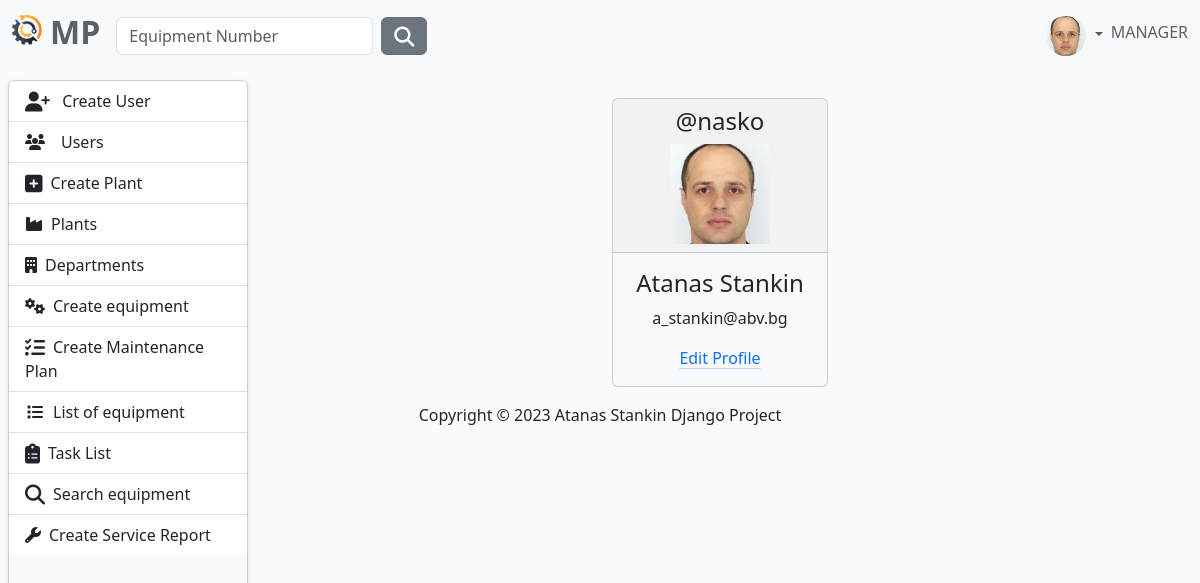
Page /user/profile/ (signed in) on the committed database.
### MaintenancePlanner/accounts/models.py (models this page shows, shortened)
class AppUser(AbstractUser, PermissionsMixin):
    username = models.CharField(
        max_length=30,
        validators=[
            MinLengthValidator(4),
        ],
        unique=True,
    )
    first_name = models.CharField(
        max_length=30,
        validators=[
            MinLengthValidator(2),
            user_name_validator,
        ]
    )
    last_name = models.CharField(
        max_length=30,
        validators=[
            MinLengthValidator(2),
            user_name_validator,
        ]
    )
    email = models.EmailField(unique=True)
    class Role(models.TextChoices):
        MANAGER = "MANAGER", 'Manager'
        SUPERVISOR = "SUPERVISOR", 'Supervisor'
        OPERATOR = "OPERATOR", 'Operator'
    role = models.CharField(max_length=50, choices=Role.choices)
    @property
    def full_name(self):
        return f'{self.first_name} {self.last_name}'

class Profile(models.Model):
    user = models.OneToOneField(AppUser, on_delete=models.CASCADE)
    image = models.ImageField(
        default='images/default.jpg',
        null=True,
        blank=True,
        upload_to='images/'
    )

### MaintenancePlanner/accounts/views.py (the view)
# urls.py: path('profile/', views.profile, name='profile'),
@login_required
def profile(request):
    return render(request, 'profile/profile.html')

### MaintenancePlanner/accounts/templates/profile/profile.html
{% extends "base.html" %}
{% load static %}
{% load crispy_forms_tags %}
{% block content %}
      <div class="row justify-content-center mt-3 text-center">
            <div class="col-3">
                <div class="card bg-light mb-3" style="max-width: 200rem;">
                  <div class="card-header">
                      <h4>@{{ user.username }}</h4>
                      <div>
                        <img src="{{ user.profile.image.url }}" height="100" loading="lazy"/>
                   </div>
                  </div>
                  <div class="card-body">
                      <h4 class="card-title">{{ user.full_name }}</h4>
                        <p class="card-text">{{ user.email }}</p>
                        <a class="link-primary link-offset-2 link-underline-opacity-25" href="{% url 'profile-update' %}">Edit Profile</a>
                  </div>
            </div>
            </div>
        </div>
{% endblock content %}

### templates/partials/navbar.html (shortened to what this page needs)
{% load static %}
<nav class="navbar navbar-expand-lg bg-light fixed-top" data-bs-theme="light">
    <div class="container-fluid">
        <a class="navbar-brand" href="{% url 'home-page' %}">
            <ul class="navbar-nav ms-auto d-flex flex-row">
                <li><img class="logo me-2" src="{% static 'img/logo.png' %}" alt="logo" height="30"></li>
                <li><h2 style="color: #5a6268; font-weight: bold">MP</h2></li>
            </ul>
        </a>
        <div class="collapse navbar-collapse" id="navbarColor01">
            {% if user.is_authenticated %}
                <form class="d-flex" method=POST action="{% url 'search-equipment' %}">
                    <input class="form-control me-sm-2" type="search" placeholder="Equipment Number"
                           name="number">
                    <button class="btn btn-secondary my-2 my-sm-0" type="submit"><i
                            class="fa-solid fa-magnifying-glass fa-lg"></i></button>
                </form>
            {% endif %}
            <ul class="navbar-nav ms-auto d-flex flex-row">
                {% if not request.user.is_authenticated %}
                    <li class="nav-item">
                        <a class="nav-link" href="{% url 'login' %}"><i
                                class="fa-solid fa-right-to-bracket fa-lg me-2"></i>Sig In
                        </a>
                    </li>
                {% else %}
                    <li class="nav-item dropdown d-flex align-items-center">
                        <div class="btn-group dropdown">
                            <a class="nav-link dropdown-toggle" data-bs-toggle="dropdown" href="#" role="button"
                               aria-haspopup="true" aria-expanded="false">
                                {% if user.profile.image %}
                                    <img src="{{ user.profile.image.url }}" class="rounded-circle" height="40"
                                         loading="lazy"/>
                                {% else %}
                                    <img src="{% static 'img/profile-img.png' %}" class="rounded-circle" height="40"
                                         loading="lazy"/>
                                {% endif %}
                            </a>
                        </div>
                        <h6 style="color: #5a6268">{{ request.user.role }}</h6>
                    </li>
                {% endif %}
            </ul>
        </div>
    </div>
</nav>

### static/css/body.css (style rules this page uses)
body { background-color: #fbfbfb; }

### rows in the picture
AppUser: profile.image (picture), user.role "MANAGER", username "nasko", full_name "Atanas Stankin", email "a_stankin@abv.bg"
